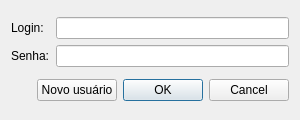
<?xml version="1.0" encoding="UTF-8"?>
<ui version="4.0">
 <class>LoginWindow</class>
 <widget class="QDialog" name="LoginWindow">
  <property name="geometry">
   <rect>
    <x>0</x>
    <y>0</y>
    <width>300</width>
    <height>120</height>
   </rect>
  </property>
  <property name="windowTitle">
   <string>Login</string>
  </property>
  <layout class="QVBoxLayout" name="verticalLayout_3">
   <item>
    <layout class="QHBoxLayout" name="horizontalLayout_2">
     <item>
      <layout class="QVBoxLayout" name="verticalLayout_2">
       <item>
        <widget class="QLabel" name="label">
         <property name="text">
          <string>Login:</string>
         </property>
        </widget>
       </item>
       <item>
        <widget class="QLabel" name="label_2">
         <property name="text">
          <string>Senha:</string>
         </property>
        </widget>
       </item>
      </layout>
     </item>
     <item>
      <layout class="QVBoxLayout" name="verticalLayout">
       <item>
        <widget class="QLineEdit" name="login"/>
       </item>
       <item>
        <widget class="QLineEdit" name="password">
         <property name="font">
          <font>
           <strikeout>false</strikeout>
           <kerning>true</kerning>
          </font>
         </property>
         <property name="echoMode">
          <enum>QLineEdit::Password</enum>
         </property>
        </widget>
       </item>
      </layout>
     </item>
    </layout>
   </item>
   <item>
    <layout class="QHBoxLayout" name="horizontalLayout">
     <item>
      <spacer name="horizontalSpacer">
       <property name="orientation">
        <enum>Qt::Horizontal</enum>
       </property>
       <property name="sizeHint" stdset="0">
        <size>
         <width>40</width>
         <height>20</height>
        </size>
       </property>
      </spacer>
     </item>
     <item>
      <widget class="QPushButton" name="newUser">
       <property name="text">
        <string>Novo usuário</string>
       </property>
      </widget>
     </item>
     <item>
      <widget class="QDialogButtonBox" name="buttonBox">
       <property name="orientation">
        <enum>Qt::Horizontal</enum>
       </property>
       <property name="standardButtons">
        <set>QDialogButtonBox::Cancel|QDialogButtonBox::Ok</set>
       </property>
      </widget>
     </item>
    </layout>
   </item>
  </layout>
 </widget>
 <resources/>
 <connections>
  <connection>
   <sender>buttonBox</sender>
   <signal>accepted()</signal>
   <receiver>LoginWindow</receiver>
   <slot>accept()</slot>
   <hints>
    <hint type="sourcelabel">
     <x>248</x>
     <y>254</y>
    </hint>
    <hint type="destinationlabel">
     <x>157</x>
     <y>274</y>
    </hint>
   </hints>
  </connection>
  <connection>
   <sender>buttonBox</sender>
   <signal>rejected()</signal>
   <receiver>LoginWindow</receiver>
   <slot>reject()</slot>
   <hints>
    <hint type="sourcelabel">
     <x>316</x>
     <y>260</y>
    </hint>
    <hint type="destinationlabel">
     <x>286</x>
     <y>274</y>
    </hint>
   </hints>
  </connection>
 </connections>
</ui>
